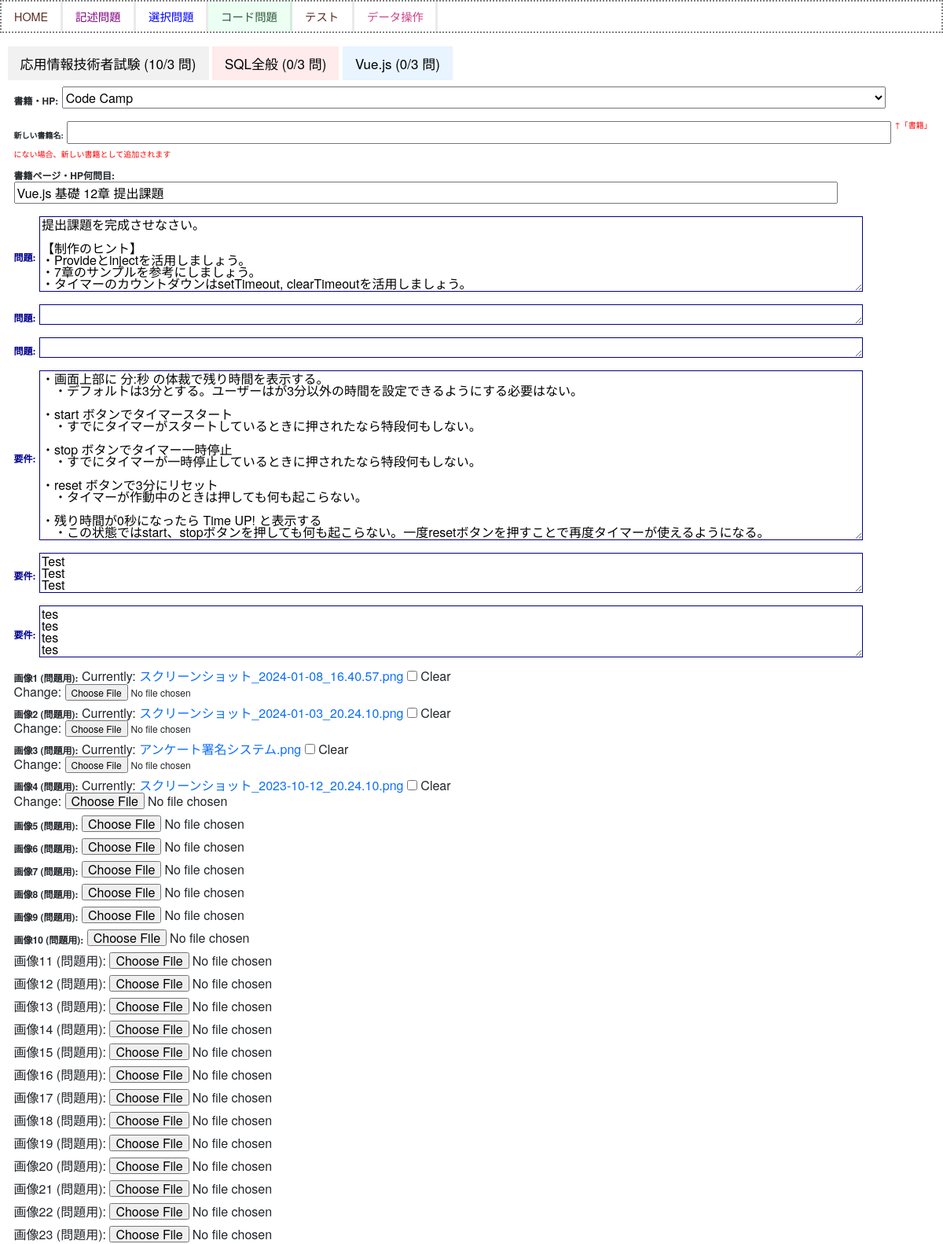
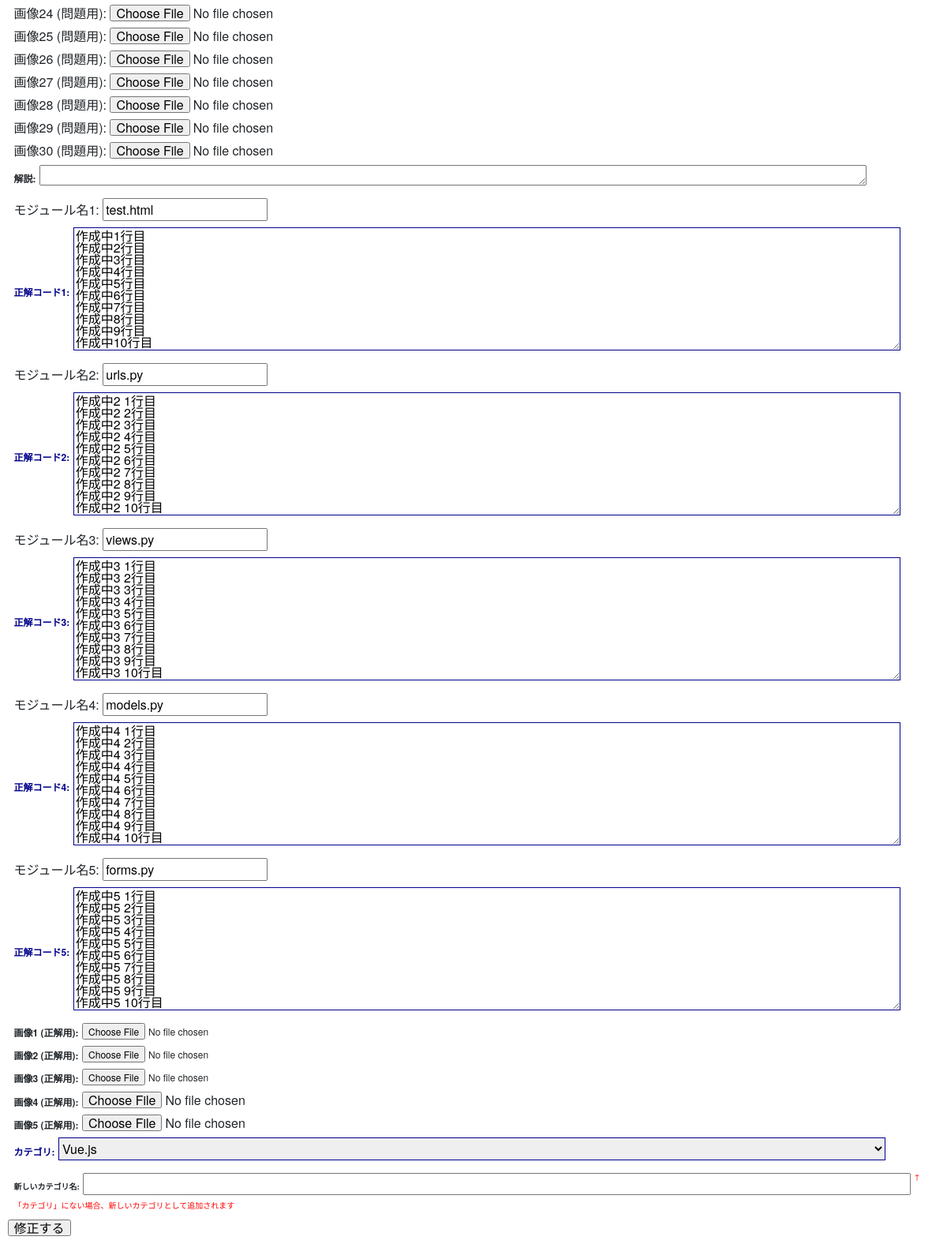
The app's page /codepractice/3/update/ with its own data (2 pictures, top to bottom).
### sqlapp/models.py (models this page shows)
class Category(models.Model):
    name = models.CharField(max_length=100)
    def __str__(self):
        return self.name

class Codepractice(models.Model):
    question1 = models.TextField(verbose_name="問題")
    question2 = models.TextField(verbose_name="問題", null=True, blank= True)
    question3 = models.TextField(verbose_name="問題", null=True, blank= True)
    req1 = models.TextField(verbose_name="要件", null=True, blank= True)
    req2 = models.TextField(verbose_name="要件", null=True, blank= True)
    req3 = models.TextField(verbose_name="要件", null=True, blank= True)
    answerTitle1 = models.CharField(verbose_name="モジュール名1", max_length=255)
    answerTitle2 = models.CharField(verbose_name="モジュール名2", max_length=255, null=True,  blank=True)
    answerTitle3 = models.CharField(verbose_name="モジュール名3", max_length=255, null=True,  blank=True)
    answerTitle4 = models.CharField(verbose_name="モジュール名4", max_length=255, null=True,  blank=True)
    answerTitle5 = models.CharField(verbose_name="モジュール名5", max_length=255, null=True,  blank=True)
    answerTitle6 = models.CharField(verbose_name="モジュール名6", max_length=255, null=True,  blank=True)
    answerTitle7 = models.CharField(verbose_name="モジュール名7", max_length=255, null=True,  blank=True)
    answer1 = models.TextField(verbose_name="正解コード1")
    answer2 = models.TextField(verbose_name="正解コード2", null=True, blank= True)
    answer3 = models.TextField(verbose_name="正解コード3", null=True, blank= True)
    answer4 = models.TextField(verbose_name="正解コード4", null=True, blank= True)
    answer5 = models.TextField(verbose_name="正解コード5", null=True, blank= True)
    answer6 = models.TextField(verbose_name="正解コード6", null=True, blank= True)
    answer7 = models.TextField(verbose_name="正解コード7", null=True, blank= True)
    thumbnailQ1 = models.ImageField(verbose_name="画像1 (問題用)", null=True, blank= True)
    thumbnailQ2 = models.ImageField(verbose_name="画像2 (問題用)", null=True, blank= True)
    thumbnailQ3 = models.ImageField(verbose_name="画像3 (問題用)", null=True, blank= True)
    thumbnailQ4 = models.ImageField(verbose_name="画像4 (問題用)", null=True, blank= True)
    thumbnailQ5 = models.ImageField(verbose_name="画像5 (問題用)", null=True, blank= True)
    thumbnailQ6 = models.ImageField(verbose_name="画像6 (問題用)", null=True, blank= True)
    thumbnailQ7 = models.ImageField(verbose_name="画像7 (問題用)", null=True, blank= True)
    thumbnailQ8 = models.ImageField(verbose_name="画像8 (問題用)", null=True, blank= True)
    thumbnailQ9 = models.ImageField(verbose_name="画像9 (問題用)", null=True, blank= True)
    thumbnailQ10 = models.ImageField(verbose_name="画像10 (問題用)", null=True, blank= True)
    thumbnailQ11 = models.ImageField(verbose_name="画像11 (問題用)", null=True, blank= True)
    thumbnailQ12 = models.ImageField(verbose_name="画像12 (問題用)", null=True, blank= True)
    thumbnailQ13 = models.ImageField(verbose_name="画像13 (問題用)", null=True, blank= True)
    thumbnailQ14 = models.ImageField(verbose_name="画像14 (問題用)", null=True, blank= True)
    thumbnailQ15 = models.ImageField(verbose_name="画像15 (問題用)", null=True, blank= True)
    thumbnailQ16 = models.ImageField(verbose_name="画像16 (問題用)", null=True, blank= True)
    thumbnailQ17 = models.ImageField(verbose_name="画像17 (問題用)", null=True, blank= True)
    thumbnailQ18 = models.ImageField(verbose_name="画像18 (問題用)", null=True, blank= True)
    thumbnailQ19 = models.ImageField(verbose_name="画像19 (問題用)", null=True, blank= True)
    thumbnailQ20 = models.ImageField(verbose_name="画像20 (問題用)", null=True, blank= True)
    thumbnailQ21 = models.ImageField(verbose_name="画像21 (問題用)", null=True, blank= True)
    thumbnailQ22 = models.ImageField(verbose_name="画像22 (問題用)", null=True, blank= True)
    thumbnailQ23 = models.ImageField(verbose_name="画像23 (問題用)", null=True, blank= True)
    thumbnailQ24 = models.ImageField(verbose_name="画像24 (問題用)", null=True, blank= True)
    thumbnailQ25 = models.ImageField(verbose_name="画像25 (問題用)", null=True, blank= True)
    thumbnailQ26 = models.ImageField(verbose_name="画像26 (問題用)", null=True, blank= True)
    thumbnailQ27 = models.ImageField(verbose_name="画像27 (問題用)", null=True, blank= True)
    thumbnailQ28 = models.ImageField(verbose_name="画像28 (問題用)", null=True, blank= True)
    thumbnailQ29 = models.ImageField(verbose_name="画像29 (問題用)", null=True, blank= True)
    thumbnailQ30 = models.ImageField(verbose_name="画像30 (問題用)", null=True, blank= True)
    explanation = models.TextField(verbose_name="解説", null=True,  blank=True)
    thumbnailA1 = models.ImageField(verbose_name="画像1 (正解用)", null=True, blank= True)
    thumbnailA2 = models.ImageField(verbose_name="画像2 (正解用)", null=True, blank= True)
    thumbnailA3 = models.ImageField(verbose_name="画像3 (正解用)", null=True, blank= True)
    thumbnailA4 = models.ImageField(verbose_name="画像4 (正解用)", null=True, blank= True)
    thumbnailA5 = models.ImageField(verbose_name="画像5 (正解用)", null=True, blank= True)
    created_at = models.DateTimeField(auto_now_add=True)
    category = models.ForeignKey(Category, on_delete=models.CASCADE,verbose_name="カテゴリ", null=True,  blank=True)
    shoseki = models.ForeignKey(Book, on_delete=models.CASCADE,verbose_name="書籍・HP", null=True, blank= True)
    shoseki_page = models.CharField(verbose_name="書籍ページ・HP何問目", max_length=255, null=True,  blank=True)
    """
    def __str__(self):
        return str(self.id)
        """

### sqlapp/views.py (the view, shortened to what this page needs)
# urls.py: path('codepractice/<int:pk>/update/', views.UpdateCodepracticeView.as_view(), name='update-codepractice'),
class UpdateCodepracticeView(UpdateView):
    model = Codepractice
    template_name = 'sqlapp/codepractice_update.html'
    form_class = CodePracticeForm
    def get_object(self, queryset=None):
        obj = super().get_object(queryset)
        return obj
    def get_context_data(self, **kwargs):
        context = super().get_context_data(**kwargs)
        categories_data = get_categories_data()
        context['categories_data'] = categories_data
        categories = Category.objects.all()
        context['categories'] = categories
        return context

### sqlapp/models.py (called while the page is built)
    def __str__(self):
        return self.name

### sqlapp/templates/sqlapp/codepractice_update.html (shortened to what this page needs)
{% extends 'baseCodepractice.html' %}
{% block content %}
{% include 'sqlapp/components/tab_content.html' %}
    <form method="POST" enctype="multipart/form-data">
        {{ form.as_p }}
        <input type="submit" value="修正する">
    </form>
    {% load static %}
{% endblock %}

### sqlapp/templates/sqlapp/components/tab_content.html (shortened to what this page needs)
<div class="tab">
    {% for item in categories_data %}
    <button class="tablinks tab{{ forloop.counter }}" onclick="openTab(event, 'Tab{{ item.category.id }}')">
        {{ item.category.name }} ({{ item.today_count }}/{{ item.target_count }} 問)
    </button>
    {% endfor %}
</div>

### sqlapp/static/sqlapp/css/style.css (style rules this page uses)
body { font-family: 'Hannotate SC','HanziPen SC','Avenir','Helvetica Neue','Helvetica','Arial','Hiragino Sans','ヒラギノ角ゴシック',YuGothic,'Yu Gothic','メイリオ', Meiryo,'ＭＳ Ｐゴシック','MS PGothic' !important; }
a { text-decoration: none; }
label[for="id_shoseki"],label[for="id_new_shoseki"],label[for="id_shoseki_page"],label[for="id_question"],label[for="id_answer"],label[for="id_hint"],label[for="id_explanation"],label[for="id_thumbnail"],label[for="id_category"],label[for="id_new_category"] { font-size: 10px !important; font-weight: bold; }
#id_shoseki, #id_shoseki_page, #id_question, #id_answer, #id_hint, #id_explanation, #id_category { vertical-align: middle; width: 90%; }
body { background-color:rgba(249, 235, 235, 0.8); background-color: white ; background-blend-mode: lighten; }
form p { margin: 0.5rem !important; }
body, html, main { height: 100%; margin: auto 0; font-family: 'Hannotate SC','HanziPen SC','Avenir','Helvetica Neue','Helvetica','Arial','Hiragino Sans','ヒラギノ角ゴシック',YuGothic,'Yu Gothic','メイリオ', Meiryo,'ＭＳ Ｐゴシック','MS PGothic'; }
#id_thumbnailQ1, #id_thumbnailQ2, #id_thumbnailQ3 { width: 35% !important; }
.helptext { font-size: 10px !important; color: red; white-space: pre-line; }
#id_new_shoseki { width: 90%; padding-bottom: 0; }
#id_new_category { width: 90%; padding-bottom: 0; }
#id_question1 { width: 90%; padding-bottom: 0; }
#id_question2 { width: 90%; padding-bottom: 0; }
#id_question3 { width: 90%; padding-bottom: 0; }
#id_req1 { width: 90%; padding-bottom: 0; }
#id_req2 { width: 90%; padding-bottom: 0; }
#id_req3 { width: 90%; padding-bottom: 0; }
#id_answer1 { width: 90%; padding-bottom: 0; }
#id_answer2 { width: 90%; padding-bottom: 0; }
#id_answer3 { width: 90%; padding-bottom: 0; }
#id_answer4 { width: 90%; padding-bottom: 0; }
#id_answer5 { width: 90%; padding-bottom: 0; }
.helptext { line-height: 1; vertical-align: top; }
.form-height { height: 28.24px; }
.tab button { background-color: inherit; border: none; outline: none; cursor: pointer; padding: 14px 16px; transition: 0.3s; font-size: 17px; display: inline-block; }
.tab button.tab1 { background-color: #f1f1f1; }
.tab button.tab2 { background-color: #ffebeb; }
.tab button.tab3 { background-color: #e8f4ff; }

### records on screen
Category: category.name "応用情報技術者試験", today_count "10", target_count "3"
Category: category.name "SQL全般", today_count "0", target_count "3"
Category: category.name "Vue.js", today_count "0", target_count "3"
Codepractice: shoseki "Code Camp", shoseki_page "Vue.js 基礎 12章 提出課題", question1 "提出課題を完成させなさい。 【制作のヒント】 ・Provideとinjectを活用しましょう。 ・7章のサンプルを参考にしましょう。 ・タイマーのカウントダウンはsetTimeout, clearTimeoutを活用しましょう。", req1 "・画面上部に 分:秒 の体裁で残り時間を表示する。 ・デフォルトは3分とする。ユーザーはが3分以外の時間を設定できるようにする必要はない。 ・start ボタンでタイマースタート ・すでにタイマーがスタートしているときに押されたなら特段何もしない。 ・stop ボタンでタイマー一時停止 ・すでにタイマーが一時停止しているときに押されたなら特段何もしない。 ・reset ボタンで3分にリセット ・タイマーが作動中のときは押しても何も起こらない。 ・残り時間が0秒になったら Time UP! と表示する ・この状態ではstart、stopボタンを押しても何も起こらない。一度resetボタンを押すことで再度タイマーが使えるようになる。", req2 "Test Test Test", req3 "tes tes tes tes", answerTitle1 "test.html", answer1 "作成中1行目 作成中2行目 作成中3行目 作成中4行目 作成中5行目 作成中6行目 作成中7行目 作成中8行目 作成中9行目 作成中10行目", answerTitle2 "urls.py", answer2 "作成中2 1行目 作成中2 2行目 作成中2 3行目 作成中2 4行目 作成中2 5行目 作成中2 6行目 作成中2 7行目 作成中2 8行目 作成中2 9行目 作成中2 10行目", answerTitle3 "views.py", answer3 "作成中3 1行目 作成中3 2行目 作成中3 3行目 作成中3 4行目 作成中3 5行目 作成中3 6行目 作成中3 7行目 作成中3 8行目 作成中3 9行目 作成中3 10行目", answerTitle4 "models.py", answer4 "作成中4 1行目 作成中4 2行目 作成中4 3行目 作成中4 4行目 作成中4 5行目 作成中4 6行目 作成中4 7行目 作成中4 8行目 作成中4 9行目 作成中4 10行目", answerTitle5 "forms.py", answer5 "作成中5 1行目 作成中5 2行目 作成中5 3行目 作成中5 4行目 作成中5 5行目 作成中5 6行目 作成中5 7行目 作成中5 8行目 作成中5 9行目 作成中5 10行目", category "Vue.js"
